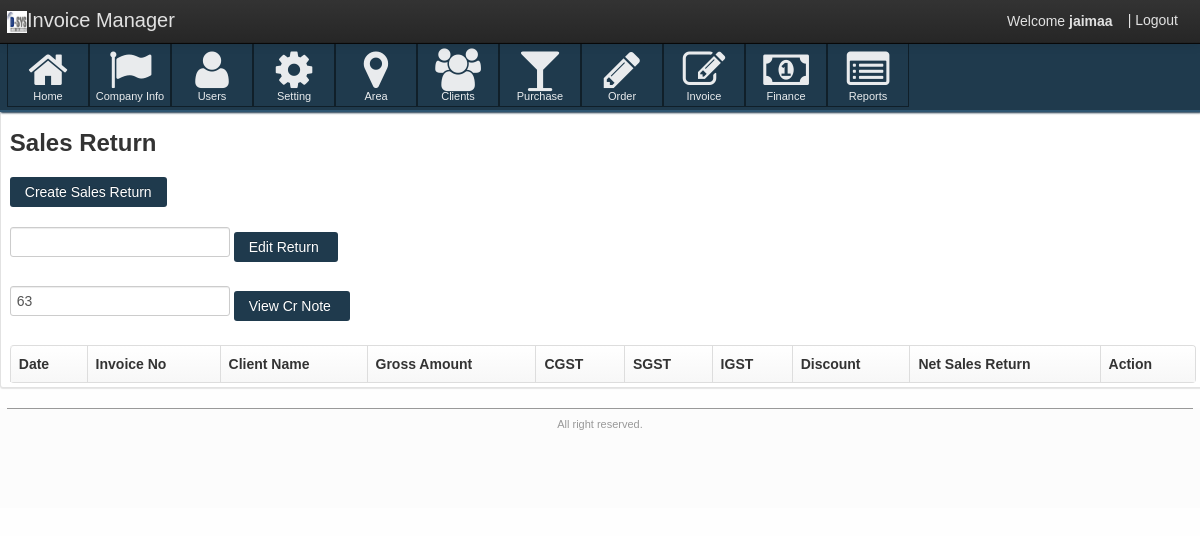
Page /JAIGST/sr_mgmt.php?opt=1 (signed in) on the earlier database version.
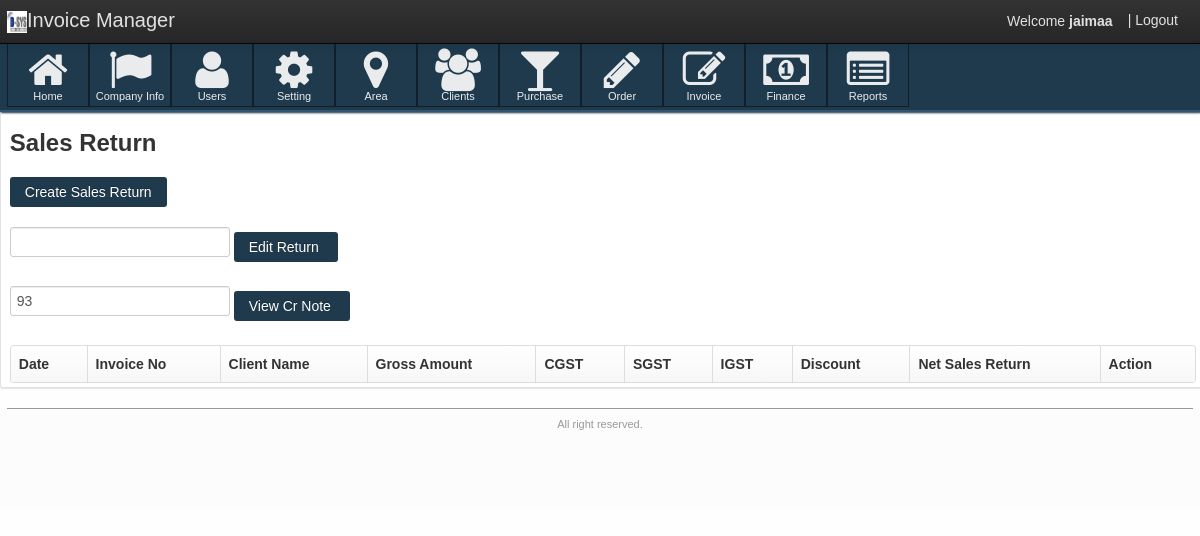
Same page on the later database version.
### tables this page shows
CREATE TABLE `sales` (
  `sales_id` bigint(100) NOT NULL,
  `date` date NOT NULL,
  `invoice_no` bigint(100) NOT NULL,
  `client_id` bigint(100) NOT NULL,
  `total_gross` decimal(10,2) NOT NULL,
  `total_discount` decimal(10,2) NOT NULL,
  `total_taxable` decimal(10,2) NOT NULL,
  `total_vat` decimal(10,2) NOT NULL,
  `total_net` decimal(10,2) NOT NULL
);

### JAIGST/sr_mgmt.php (the view, shortened to what this page needs)
<?php
if(isset($_SESSION['login']) && $_SESSION['type']=='Admin')
{
?>
<!DOCTYPE html>
<html lang="en">
<head>
    <link href="css/customize-template.css" type="text/css" media="screen, projection" rel="stylesheet" />
</head>
    <body>
    <div class="navbar navbar-fixed-top">
        <div class="navbar-inner">
            <div class="container">
                <a href="#" class="brand"><img src="images/Dsys Logo.png" width="20px" height="20px" />Invoice Manager</a>
                <div id="app-nav-top-bar" class="nav-collapse">
                   <ul class="nav pull-right">
					<li style="margin-top: 11px;">
						Welcome <strong><?php echo $_SESSION['UserName'] ?> </strong>
					</li>
                        <li>
                            <a href="signout.php">| Logout</a>
                        </li>
                    </ul>
                </div>
            </div>
        </div>
    </div>
    <div id="body-container">
        <div id="body-content">
            <div class="body-nav body-nav-horizontal body-nav-fixed">
                <div class="container">
                   			<?php include'menu.php'; ?>
                </div>
            </div>
<div class="box">
	<div class="container">
		<section class="content-header">
			<h3>
				Sales Return
			</h3>
		</section>
	</div>
	<div class="box-content">
		<section id="my-account-security-form" class="page container">
				<div class="container">
					<div class="row">
						<div id="acct-password-row" class="span16">
                        <a href="create_sr.php?opt=1"><button id="submit-button" type="button" class="btn btn-primary" name="action" value="" style="margin-bottom:20px">Create Sales Return</button></a>
                        <div class="box-content box-table">
                            <form action="edit_srt.php" method="post">
                              	<input type='text' name='invoice_no' value="">
                                <input type="submit" name="submit" value="Edit Return " class="btn btn-primary" />
                            </form>
                            <form action="view_srt.php" method="post">
                                	<?php
										$res=mysql_query("select * from sales group by invoice_no ORDER BY sales_id DESC LIMIT 1");
										while($r=mysql_fetch_array($res))
										{
											echo "<input type='text' name='invoice_no' value='".$r[2]."'>";
										}
									?>
                                <input type="submit" name="submit" value="View Cr Note " class="btn btn-primary" />
                            </form>
                            <table id="sample-table" class="table table-hover table-bordered tablesorter">
                                <thead>
                                    <tr>
                                        <th>Date</th>
                                        <th>Invoice No</th>
                                        <th>Client Name</th>
                                        <th>Gross Amount</th>
                                        <th>CGST</th>
                                        <th>SGST</th>
                                        <th>IGST</th>
                                        <th>Discount</th>
                                        <th>Net Sales Return</th>
                                        <th>Action</th>
                                    </tr>
                                </thead>
                            </table>
						</div>
					</div>
            	</div>
		</section>
	</div></div>
    <footer class="application-footer">
        <div class="container">
            <div class="disclaimer">
                <p> All right reserved.</p>
            </div>
        </div>
    </footer>
	</body>
</html>
<?php
}
else
{header('location:signout.php');}
?>

Differences in the rows shown:
no longer on this page (row unchanged): sales: invoice_no "63"
added sales: invoice_no "93"
